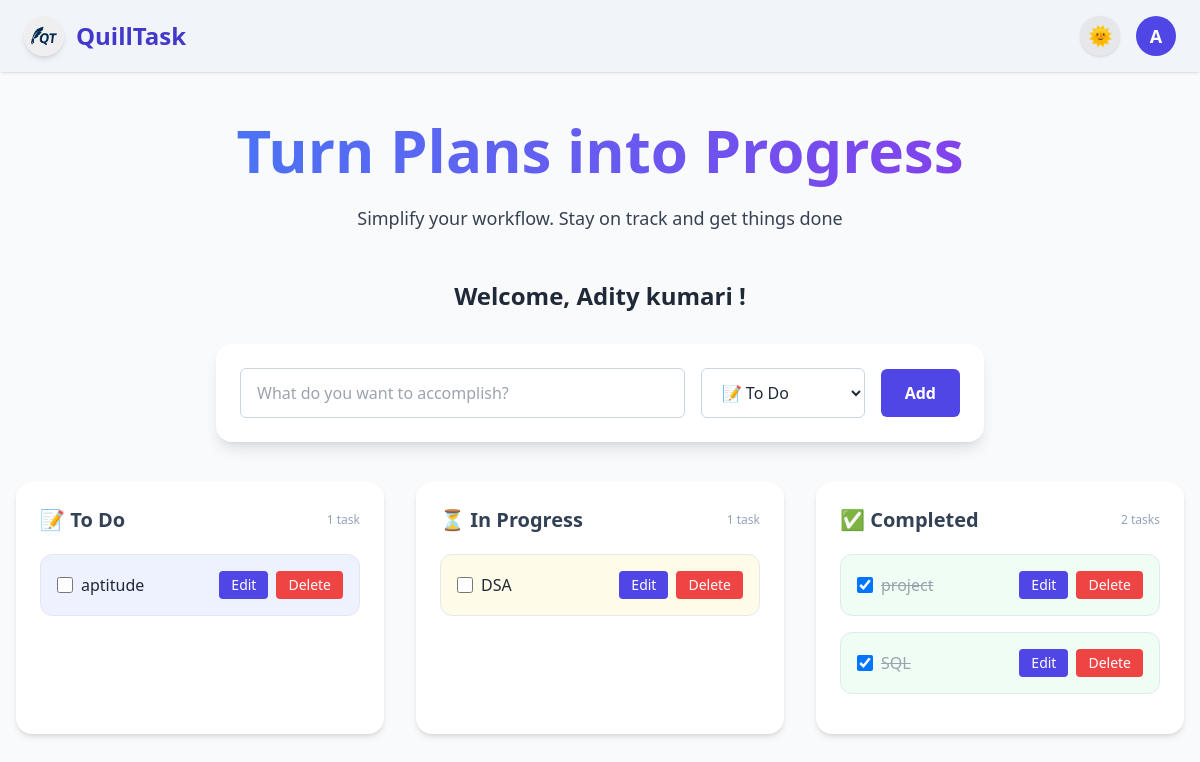
Page /dashboard (signed in) on the committed database.
### app.py (models this page shows)
class User(UserMixin, db.Model):
    id = db.Column(db.Integer, primary_key=True)
    name = db.Column(db.String(100), nullable=False)
    email = db.Column(db.String(100), unique=True, nullable=False)
    password = db.Column(db.String(100), nullable=False)
    todos = db.relationship('Todo', backref='user', lazy=True)

class Todo(db.Model):
    id = db.Column(db.Integer, primary_key=True)
    title = db.Column(db.String(200), nullable=False)
    status = db.Column(db.String(20), default='todo')
    user_id = db.Column(db.Integer, db.ForeignKey('user.id'), nullable=False)

### app.py (the view, shortened to what this page needs)
@app.route('/dashboard', methods=['GET', 'POST'])
@login_required
def dashboard():
    todos = current_user.todos
    todo_tasks = [t for t in todos if t.status == 'todo']
    progress_tasks = [t for t in todos if t.status == 'in-progress']
    completed_tasks = [t for t in todos if t.status == 'completed']
    return render_template('index.html', user_name=current_user.name, todo_tasks=todo_tasks, progress_tasks=progress_tasks, completed_tasks=completed_tasks)

### app.py (called while the page is built)
@login_manager.user_loader
def load_user(user_id):
    return User.query.get(int(user_id))

### templates/index.html (shortened to what this page needs)
{% extends 'layouts/app.html' %}
{% block content %}
<div class="min-h-screen bg-slate-50 dark:bg-gray-900 py-12 px-4 text-gray-800 dark:text-gray-100">
  <div class="max-w-7xl mx-auto">
    <section class="relative text-center mb-12 overflow-hidden">
      <div class="relative z-10 animate-fade-slide-up">
        <h2 class="animate-fade-slide text-5xl md:text-6xl font-extrabold bg-gradient-to-r from-blue-500 to-purple-600 text-transparent bg-clip-text leading-tight pb-2">
        </h2>
        <p class="mt-4 text-lg text-gray-700 dark:text-gray-300">
          Simplify your workflow. Stay on track and get things done
        </p>
      </div>
    </section>
    <div class="text-center mb-8">
      <h3 class="text-2xl font-bold text-gray-800 dark:text-gray-200">
        Welcome, {{ current_user.name }} !
      </h3>
    </div>
    <form method="POST" action="{{ url_for('edit', todo_id=todo.id) if todo else url_for('dashboard') }}"
      class="bg-white dark:bg-gray-800 shadow-lg rounded-2xl px-6 py-6 mb-10 max-w-3xl mx-auto flex flex-col md:flex-row items-center gap-4">
      <input type="text" name="title" value="{{ todo.title if todo else '' }}"
        class="flex-1 px-4 py-3 text-base bg-white dark:bg-gray-700 border border-slate-300 dark:border-gray-600 rounded-md focus:outline-none focus:ring-2 focus:ring-indigo-400 dark:text-gray-100"
        placeholder="What do you want to accomplish?" required />
      <select name="status"
        class="px-4 py-3 text-base bg-white dark:bg-gray-700 border border-slate-300 dark:border-gray-600 rounded-md focus:outline-none focus:ring-2 focus:ring-indigo-400 dark:text-gray-100">
        <option value="todo" {% if todo and todo.status == 'todo' %}selected{% endif %}>📝 To Do</option>
      </select>
      <button type="submit"
        class="px-6 py-3 bg-indigo-600 text-white font-semibold rounded-md hover:bg-indigo-700 transition">
        {{ 'Update' if todo else 'Add' }}
      </button>
    </form>
    <div class="grid md:grid-cols-3 gap-8">
      {% for group, tasks, icon in [
        ('To Do', todo_tasks, '📝'),
        ('In Progress', progress_tasks, '⏳'),
        ('Completed', completed_tasks, '✅')
      ] %}
      {% set bg_class = "bg-indigo-50 dark:bg-slate-700" if group == "To Do" else
                         "bg-yellow-50 dark:bg-slate-700" if group == "In Progress" else
                         "bg-green-50 dark:bg-slate-700" %}
      <div class="bg-white dark:bg-gray-800 rounded-2xl shadow-md px-6 py-6">
        <div class="flex items-center justify-between mb-5">
          <h2 class="text-xl font-semibold text-slate-700 dark:text-slate-300">{{ icon }} {{ group }}</h2>
          <span class="text-xs text-slate-400 dark:text-slate-300">
            {{ tasks|length }} {{ tasks|length == 1 and 'task' or 'tasks' }}
          </span>
        </div>
        {% if tasks %}
        {% for task in tasks %}
        <div class="{{ bg_class }} border border-slate-200 dark:border-slate-700 p-4 rounded-xl mb-4 flex justify-between items-center hover:shadow-md transition">
          <form method="POST" action="{{ url_for('update_status', todo_id=task.id) }}" class="flex items-center gap-2 flex-1">
            <input type="checkbox" {% if task.status == 'completed' %}checked{% endif %} onchange="this.form.submit()" class="w-4 h-4">
            <span class="{% if task.status == 'completed' %}line-through text-gray-400{% endif %}">{{ task.title }}</span>
          </form>
          <div class="flex gap-2 ml-4">
            <a href="{{ url_for('edit', todo_id=task.id) }}" class="text-sm bg-indigo-600 text-white px-3 py-1 rounded hover:bg-indigo-700 transition">Edit</a>
            <form method="POST" action="{{ url_for('delete', todo_id=task.id) }}" onsubmit="return confirm('Are you sure you want to delete this task?');">
              <button class="text-sm bg-red-500 text-white px-3 py-1 rounded hover:bg-red-600 transition">Delete</button>
            </form>
          </div>
        </div>
        {% endfor %}
        {% else %}
        <p class="text-sm text-slate-400 italic dark:text-slate-500">No tasks in this section yet.</p>
        {% endif %}
      </div>
      {% endfor %}
    </div>
  </div>
</div>
{% endblock %}

### templates/layouts/app.html (shortened to what this page needs)
<!DOCTYPE html>
<html lang="en" class="">
<head>
    <script src="https://cdn.tailwindcss.com"></script>
</head>
<body class="bg-slate-50 dark:bg-gray-900 text-gray-800 dark:text-gray-100 transition-colors duration-300">
    <nav class="animate-fade-slide w-full bg-slate-100 dark:bg-gray-800 shadow px-6 py-4 flex justify-between items-center">
        <div class="flex items-center gap-3">
            <img src="{{ url_for('static', filename='logo.png') }}" alt="QuillTask Logo" class="h-10 w-10 rounded-full shadow-md" />
            <h1 class="text-2xl font-bold text-indigo-700 dark:text-indigo-300">QuillTask</h1>
        </div>
        <div class="flex items-center gap-4">
            <button id="theme-toggle"
                class="w-10 h-10 flex items-center justify-center rounded-full bg-gray-200 dark:bg-gray-700 text-xl text-gray-800 dark:text-gray-200 shadow hover:bg-gray-300 dark:hover:bg-gray-600 transition-all duration-300">
            </button>
            {% if current_user.is_authenticated %}
            <div class="relative">
                <button id="profile-btn" class="profile-button flex items-center justify-center h-10 w-10 rounded-full bg-indigo-600 text-white font-bold text-lg focus:outline-none focus:ring-2 focus:ring-indigo-400">
                    {{ current_user.name[0] | upper }}
                </button>
            </div>
            {% else %}
            <a href="{{ url_for('login') }}" class="text-indigo-600 hover:text-indigo-800 dark:text-indigo-300 dark:hover:text-indigo-100 font-semibold transition-colors duration-200">
                Login
            </a>
            {% endif %}
        </div>
    </nav>
    {% block content %}{% endblock %}
</body>
</html>

### templates/layouts/app.html (style rules this page uses)
.profile-button { cursor: pointer; }

### rows in the picture
User: name "A", name "Adity kumari"
Todo: title "aptitude"
Todo: title "DSA"
Todo: status "☑", title "project"
Todo: status "☑", title "SQL"

### other values in the picture
{{ 'Update' if todo else 'Add' }} "Add"
{{ icon }} "📝" "⏳" "✅"
{{ group }} "To Do" "In Progress" "Completed"
{{ tasks|length }} "1" "1" "2"
{{ tasks|length == 1 and 'task' or 'tasks' }} "task" "task" "tasks"
